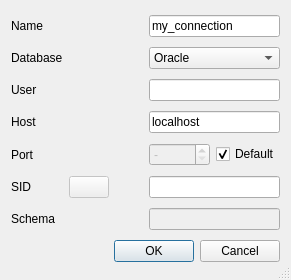
<?xml version="1.0" encoding="UTF-8"?>
<ui version="4.0">
 <class>ConnectionPropertiesDialog</class>
 <widget class="QDialog" name="ConnectionPropertiesDialog">
  <property name="geometry">
   <rect>
    <x>0</x>
    <y>0</y>
    <width>291</width>
    <height>280</height>
   </rect>
  </property>
  <property name="windowTitle">
   <string>Connection Properties</string>
  </property>
  <property name="sizeGripEnabled">
   <bool>true</bool>
  </property>
  <property name="modal">
   <bool>true</bool>
  </property>
  <layout class="QGridLayout">
   <item row="0" column="0">
    <widget class="QLabel" name="labelName">
     <property name="text">
      <string>Name</string>
     </property>
     <property name="buddy">
      <cstring>lineEditName</cstring>
     </property>
    </widget>
   </item>
   <item row="0" column="3" colspan="2">
    <widget class="QLineEdit" name="lineEditName">
     <property name="text">
      <string>my_connection</string>
     </property>
    </widget>
   </item>
   <item row="1" column="0">
    <widget class="QLabel" name="labelDbms">
     <property name="text">
      <string>Database</string>
     </property>
     <property name="buddy">
      <cstring>comboBoxDbms</cstring>
     </property>
    </widget>
   </item>
   <item row="1" column="3" colspan="2">
    <widget class="QComboBox" name="comboBoxDbms">
     <item>
      <property name="text">
       <string>Oracle</string>
      </property>
     </item>
     <item>
      <property name="text">
       <string>MySql</string>
      </property>
     </item>
     <item>
      <property name="text">
       <string>PostgreSql</string>
      </property>
     </item>
     <item>
      <property name="text">
       <string>SQLite3</string>
      </property>
     </item>
    </widget>
   </item>
   <item row="2" column="0">
    <widget class="QLabel" name="labelUser">
     <property name="text">
      <string>User</string>
     </property>
     <property name="buddy">
      <cstring>lineEditUser</cstring>
     </property>
    </widget>
   </item>
   <item row="2" column="3" colspan="2">
    <widget class="QLineEdit" name="lineEditUser"/>
   </item>
   <item row="3" column="0">
    <widget class="QLabel" name="labelHost">
     <property name="text">
      <string>Host</string>
     </property>
     <property name="buddy">
      <cstring>lineEditHost</cstring>
     </property>
    </widget>
   </item>
   <item row="3" column="3" colspan="2">
    <widget class="QLineEdit" name="lineEditHost">
     <property name="text">
      <string>localhost</string>
     </property>
    </widget>
   </item>
   <item row="4" column="0">
    <widget class="QLabel" name="labelPort">
     <property name="text">
      <string>Port</string>
     </property>
    </widget>
   </item>
   <item row="4" column="3">
    <widget class="QSpinBox" name="spinBoxPort">
     <property name="enabled">
      <bool>false</bool>
     </property>
     <property name="specialValueText">
      <string>-</string>
     </property>
     <property name="maximum">
      <number>65535</number>
     </property>
    </widget>
   </item>
   <item row="4" column="4">
    <widget class="QCheckBox" name="checkBoxDefaultPort">
     <property name="text">
      <string>Default</string>
     </property>
     <property name="checked">
      <bool>true</bool>
     </property>
    </widget>
   </item>
   <item row="5" column="0">
    <widget class="QLabel" name="labelSID">
     <property name="text">
      <string>SID</string>
     </property>
     <property name="buddy">
      <cstring>lineEditSID</cstring>
     </property>
    </widget>
   </item>
   <item row="5" column="3" colspan="2">
    <widget class="QLineEdit" name="lineEditSID"/>
   </item>
   <item row="6" column="0">
    <widget class="QLabel" name="labelSchema">
     <property name="text">
      <string>Schema</string>
     </property>
    </widget>
   </item>
   <item row="6" column="3" colspan="2">
    <widget class="QLineEdit" name="lineEditSchema">
     <property name="enabled">
      <bool>false</bool>
     </property>
    </widget>
   </item>
   <item row="7" column="0" colspan="5">
    <widget class="QDialogButtonBox" name="buttonBox">
     <property name="orientation">
      <enum>Qt::Horizontal</enum>
     </property>
     <property name="standardButtons">
      <set>QDialogButtonBox::Cancel|QDialogButtonBox::Ok</set>
     </property>
    </widget>
   </item>
   <item row="5" column="1">
    <widget class="QPushButton" name="buttonSelectSID">
     <property name="enabled">
      <bool>false</bool>
     </property>
     <property name="sizePolicy">
      <sizepolicy hsizetype="Fixed" vsizetype="Fixed">
       <horstretch>0</horstretch>
       <verstretch>0</verstretch>
      </sizepolicy>
     </property>
     <property name="text">
      <string/>
     </property>
     <property name="icon">
      <iconset>
       <normaloff>:/images/file/open.png</normaloff>:/images/file/open.png</iconset>
     </property>
    </widget>
   </item>
  </layout>
 </widget>
 <tabstops>
  <tabstop>lineEditName</tabstop>
  <tabstop>comboBoxDbms</tabstop>
  <tabstop>lineEditUser</tabstop>
  <tabstop>lineEditHost</tabstop>
  <tabstop>lineEditSID</tabstop>
  <tabstop>lineEditSchema</tabstop>
  <tabstop>buttonBox</tabstop>
 </tabstops>
 <resources/>
 <connections>
  <connection>
   <sender>buttonBox</sender>
   <signal>accepted()</signal>
   <receiver>ConnectionPropertiesDialog</receiver>
   <slot>accept()</slot>
   <hints>
    <hint type="sourcelabel">
     <x>246</x>
     <y>270</y>
    </hint>
    <hint type="destinationlabel">
     <x>157</x>
     <y>274</y>
    </hint>
   </hints>
  </connection>
  <connection>
   <sender>buttonBox</sender>
   <signal>rejected()</signal>
   <receiver>ConnectionPropertiesDialog</receiver>
   <slot>reject()</slot>
   <hints>
    <hint type="sourcelabel">
     <x>246</x>
     <y>270</y>
    </hint>
    <hint type="destinationlabel">
     <x>286</x>
     <y>274</y>
    </hint>
   </hints>
  </connection>
 </connections>
</ui>
